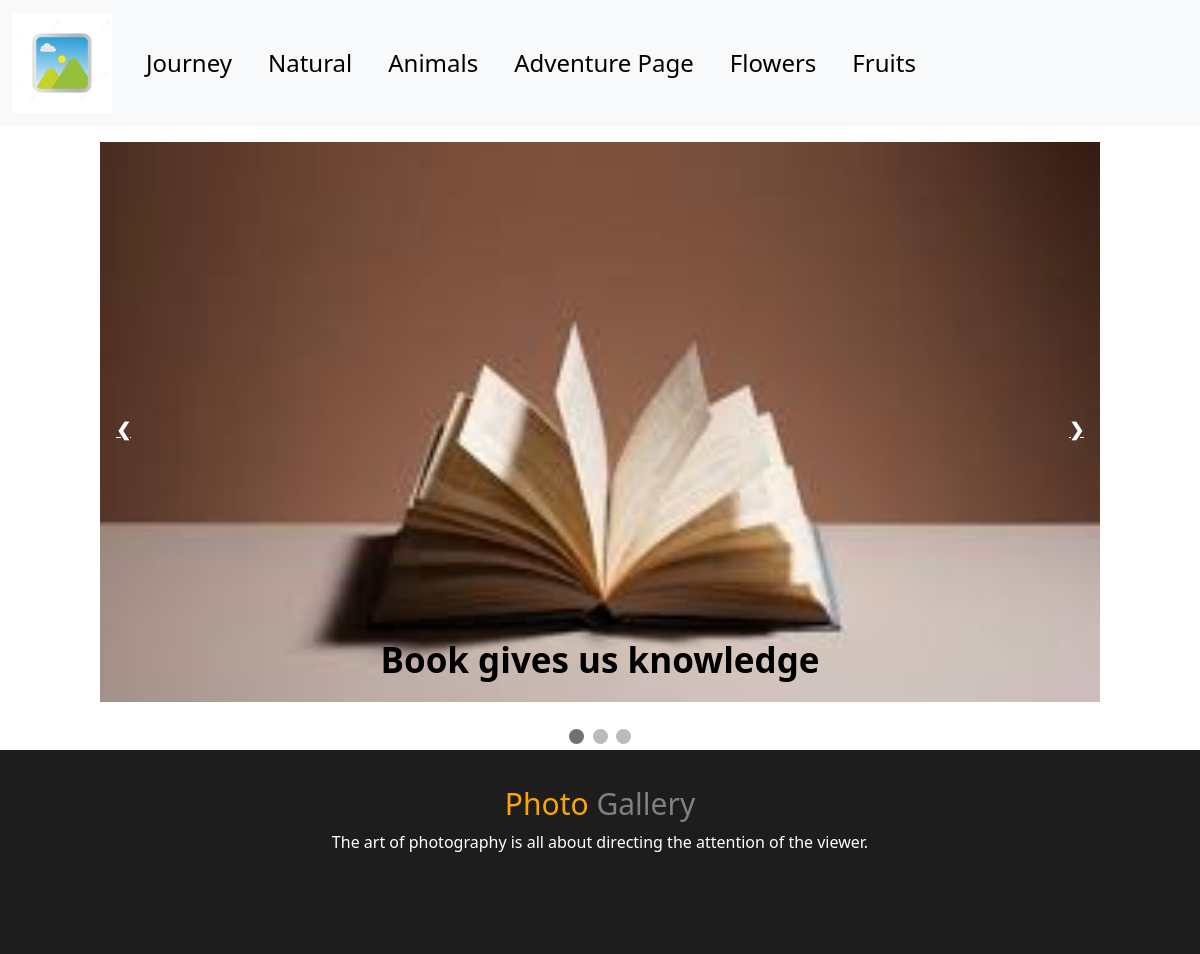
The app's page /page/journey with its own data.
### tables this page shows
CREATE TABLE `pages` (
  `id` int(100) NOT NULL,
  `title` varchar(255) NOT NULL,
  `slug_title` varchar(255) NOT NULL,
  `description` text DEFAULT NULL,
  `status` tinyint(4) NOT NULL DEFAULT -1
);

CREATE TABLE `images` (
  `id` int(100) NOT NULL,
  `gallery_id` int(100) NOT NULL,
  `description` text NOT NULL,
  `image` varchar(255) NOT NULL
);

### users/view.php (the view, shortened to what this page needs)
<?php
require_once 'layout/header.php';
require_once '../config.php';
$image_url = array();
$url=$_REQUEST['pageurl'];
$slug_url  = substr($url ,5);
$sql = "select * from pages where slug_title='$slug_url'";
$res = mysqli_query($link, $sql);
$count = mysqli_num_rows($res);
if ($count > 0) {
  $record = mysqli_query($link, "select * from pages where slug_title = '$slug_url'");
  $description = "";
  while($item = mysqli_fetch_array($record)){
      $description = $item['description'];
  }
  $pattern = '/\\[.*?]/i';;
  $item = preg_match($pattern , $description , $matches);
  $sql =  mysqli_query($link, "select * from album where short_code = '$matches[0]'");
  $id = "";
  while($item = mysqli_fetch_array($sql)){
      $id = $item['id'];
  }
  $sql1 = "SELECT * FROM images where gallery_id = '$id'";
  $result = mysqli_query($link , $sql1);
  $count = mysqli_num_rows($result);
$result = mysqli_query($link , $sql1);
 if ($count > 0) {
  while($row = mysqli_fetch_array($result)){
    array_push($image_url , $row);
  }
}
}else{
echo 'not found';
}
?>
 <div class="slideshow-container">
<?php
    foreach($image_url as $row)
    {
        echo '<div class=mySlides fade>
        <img src="../images/'.$row["image"].'" style="width:100%">
        <div class="text">'.$row["description"].'</div>
        </div>';
    }
  ?>
<a class="prev" onclick="plusSlides(-1)">&#10094;</a>
<a class="next" onclick="plusSlides(1)">&#10095;</a>
</div>
<div style="text-align:center">
<span class="dot" onclick="currentSlide(1)"></span>
<span class="dot" onclick="currentSlide(2)"></span>
<span class="dot" onclick="currentSlide(3)"></span>
</div>
<footer>
<div class="footer">
    <h3 style="font-size: 30px;"> <span class="orange-color">Photo</span> <span style="color: gray;"> Gallery</span>
    </h3>
    <p>The art of photography is all about directing the attention of the viewer.</p>
</div>
</footer>

### users/layout/header.php (shortened to what this page needs)
<!DOCTYPE html>
<html lang="en">
<head>
  <link rel="stylesheet" href="../styles/style.css">
  <link rel="stylesheet" href="../styles/style_post.css">
  <link rel="stylesheet" href="../styles/style_table.css">
  <link rel="stylesheet" href="../styles/slider.css">
  <link rel="stylesheet" href="https://cdn.jsdelivr.net/npm/bootstrap@5.3.0-alpha1/dist/css/bootstrap.min.css">
</head>
<body>
  <nav class="navbar navbar-expand-lg bg-body-tertiary">
    <div class="container-fluid">
      <a class="navbar-brand" href="#">
        <img src="../images/logo.jpg" alt="logo">
      </a>
      <div class="collapse navbar-collapse" id="navbarNavDropdown">
        <ul class="navbar-nav">
          <?php
          require_once '../config.php';
            $gallery = "select * from pages where status=1";
            $query_run = mysqli_query($link, $gallery);
            if (mysqli_num_rows($query_run) > 0) {
              foreach ($query_run as $items) {
            ?>
                <li class="nav-item">
                  <a class="nav-link active" href="<?=$items['slug_title']?>"><?=$items['title']?></a>
                </li>
            <?php
              }
            }
          ?>
        </ul>
      </div>
    </div>
  </nav>
</body>
</html>

### styles/style.css (style rules this page uses)
.navbar { padding: 1% 10%; background-color: rgba(0, 0, 0, 0.3); }
.navbar-nav { font-size: 1.5rem; }
.navbar-brand img { width: 100px; height: auto; }
.nav-link { color: blue; margin: 10px; border-radius: 5px; transition: .4s; }
.orange-color { color: orange; }
footer { text-align: center; color: white; background-color: rgb(29, 29, 29); padding-top: 3%; padding-bottom: 7%; margin: 0%; }

### styles/style_post.css (style rules this page uses)
body { font-family: 'Lato', sans-serif; }

### styles/style_table.css (style rules this page uses)
html, body, .intro { height: 100%; }

### styles/slider.css (style rules this page uses)
* { box-sizing: border-box; }
body { font-family: Verdana, sans-serif; }
.mySlides { display: none; }
img { vertical-align: middle; }
.slideshow-container { max-width: 1000px; position: relative; margin: auto; }
.prev, .next { cursor: pointer; position: absolute; top: 50%; width: auto; margin-top: -22px; padding: 16px; color: white; font-weight: bold; font-size: 18px; transition: 0.6s ease; border-radius: 0 3px 3px 0; user-select: none; }
.next { right: 0; border-radius: 3px 0 0 3px; }
.text { color :black; font-size: 35px; font-weight: 700; padding: 8px 12px; position: absolute; bottom: 8px; width: 100%; text-align: center; }
.dot { cursor: pointer; height: 15px; width: 15px; margin: 0 2px; background-color: #bbb; border-radius: 50%; display: inline-block; transition: background-color 0.6s ease; }
.active, .dot:hover { background-color: #717171; }

### records on screen
pages: title "Journey"
pages: title "Natural"
pages: title "Animals"
pages: title "Adventure Page"
pages: title "Flowers"
pages: title "Fruits"
images: image (picture), description "Book gives us knowledge"
